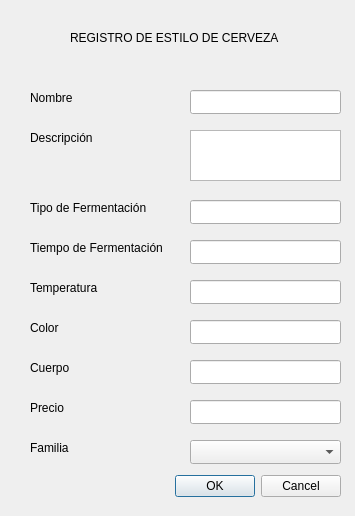
<?xml version="1.0" encoding="UTF-8"?>
<ui version="4.0">
 <class>VentanaRegistrarEstilo</class>
 <widget class="QDialog" name="VentanaRegistrarEstilo">
  <property name="geometry">
   <rect>
    <x>0</x>
    <y>0</y>
    <width>355</width>
    <height>516</height>
   </rect>
  </property>
  <property name="windowTitle">
   <string>Dialog</string>
  </property>
  <widget class="QDialogButtonBox" name="buttonBox">
   <property name="geometry">
    <rect>
     <x>170</x>
     <y>470</y>
     <width>171</width>
     <height>32</height>
    </rect>
   </property>
   <property name="orientation">
    <enum>Qt::Horizontal</enum>
   </property>
   <property name="standardButtons">
    <set>QDialogButtonBox::Cancel|QDialogButtonBox::Ok</set>
   </property>
  </widget>
  <widget class="QLabel" name="label_2">
   <property name="geometry">
    <rect>
     <x>30</x>
     <y>130</y>
     <width>81</width>
     <height>16</height>
    </rect>
   </property>
   <property name="text">
    <string>Descripción</string>
   </property>
  </widget>
  <widget class="QLabel" name="label_9">
   <property name="geometry">
    <rect>
     <x>70</x>
     <y>30</y>
     <width>241</width>
     <height>16</height>
    </rect>
   </property>
   <property name="text">
    <string>REGISTRO DE ESTILO DE CERVEZA</string>
   </property>
  </widget>
  <widget class="QLineEdit" name="lneTipoDeFermentacion">
   <property name="geometry">
    <rect>
     <x>190</x>
     <y>200</y>
     <width>151</width>
     <height>24</height>
    </rect>
   </property>
  </widget>
  <widget class="QLabel" name="label_4">
   <property name="geometry">
    <rect>
     <x>30</x>
     <y>240</y>
     <width>151</width>
     <height>16</height>
    </rect>
   </property>
   <property name="text">
    <string>Tiempo de Fermentación</string>
   </property>
  </widget>
  <widget class="QTextEdit" name="txeDescripcion">
   <property name="geometry">
    <rect>
     <x>190</x>
     <y>130</y>
     <width>151</width>
     <height>51</height>
    </rect>
   </property>
  </widget>
  <widget class="QLineEdit" name="lnePrecio">
   <property name="geometry">
    <rect>
     <x>190</x>
     <y>400</y>
     <width>151</width>
     <height>24</height>
    </rect>
   </property>
  </widget>
  <widget class="QLabel" name="label_6">
   <property name="geometry">
    <rect>
     <x>30</x>
     <y>320</y>
     <width>59</width>
     <height>16</height>
    </rect>
   </property>
   <property name="text">
    <string>Color</string>
   </property>
  </widget>
  <widget class="QLabel" name="label_8">
   <property name="geometry">
    <rect>
     <x>30</x>
     <y>400</y>
     <width>59</width>
     <height>16</height>
    </rect>
   </property>
   <property name="text">
    <string>Precio</string>
   </property>
  </widget>
  <widget class="QLabel" name="label_3">
   <property name="geometry">
    <rect>
     <x>30</x>
     <y>200</y>
     <width>141</width>
     <height>16</height>
    </rect>
   </property>
   <property name="text">
    <string>Tipo de Fermentación</string>
   </property>
  </widget>
  <widget class="QLabel" name="label_7">
   <property name="geometry">
    <rect>
     <x>30</x>
     <y>360</y>
     <width>59</width>
     <height>16</height>
    </rect>
   </property>
   <property name="text">
    <string>Cuerpo</string>
   </property>
  </widget>
  <widget class="QLineEdit" name="lneNombre">
   <property name="geometry">
    <rect>
     <x>190</x>
     <y>90</y>
     <width>151</width>
     <height>24</height>
    </rect>
   </property>
  </widget>
  <widget class="QLineEdit" name="lneColor">
   <property name="geometry">
    <rect>
     <x>190</x>
     <y>320</y>
     <width>151</width>
     <height>24</height>
    </rect>
   </property>
  </widget>
  <widget class="QLineEdit" name="lneCuerpo">
   <property name="geometry">
    <rect>
     <x>190</x>
     <y>360</y>
     <width>151</width>
     <height>24</height>
    </rect>
   </property>
  </widget>
  <widget class="QLineEdit" name="lneTemperatura">
   <property name="geometry">
    <rect>
     <x>190</x>
     <y>280</y>
     <width>151</width>
     <height>24</height>
    </rect>
   </property>
  </widget>
  <widget class="QLabel" name="label_5">
   <property name="geometry">
    <rect>
     <x>30</x>
     <y>280</y>
     <width>81</width>
     <height>16</height>
    </rect>
   </property>
   <property name="text">
    <string>Temperatura</string>
   </property>
  </widget>
  <widget class="QLineEdit" name="lneTiempoDeFermentacion">
   <property name="geometry">
    <rect>
     <x>190</x>
     <y>240</y>
     <width>151</width>
     <height>24</height>
    </rect>
   </property>
  </widget>
  <widget class="QLabel" name="label">
   <property name="geometry">
    <rect>
     <x>30</x>
     <y>90</y>
     <width>59</width>
     <height>16</height>
    </rect>
   </property>
   <property name="text">
    <string>Nombre</string>
   </property>
  </widget>
  <widget class="QLabel" name="label_10">
   <property name="geometry">
    <rect>
     <x>30</x>
     <y>440</y>
     <width>59</width>
     <height>16</height>
    </rect>
   </property>
   <property name="text">
    <string>Familia</string>
   </property>
  </widget>
  <widget class="QComboBox" name="comboFamilias">
   <property name="geometry">
    <rect>
     <x>190</x>
     <y>440</y>
     <width>151</width>
     <height>24</height>
    </rect>
   </property>
  </widget>
 </widget>
 <tabstops>
  <tabstop>lneNombre</tabstop>
  <tabstop>txeDescripcion</tabstop>
  <tabstop>lneTipoDeFermentacion</tabstop>
  <tabstop>lneTiempoDeFermentacion</tabstop>
  <tabstop>lneTemperatura</tabstop>
  <tabstop>lneColor</tabstop>
  <tabstop>lneCuerpo</tabstop>
  <tabstop>lnePrecio</tabstop>
  <tabstop>comboFamilias</tabstop>
 </tabstops>
 <resources/>
 <connections>
  <connection>
   <sender>buttonBox</sender>
   <signal>accepted()</signal>
   <receiver>VentanaRegistrarEstilo</receiver>
   <slot>accept()</slot>
   <hints>
    <hint type="sourcelabel">
     <x>248</x>
     <y>254</y>
    </hint>
    <hint type="destinationlabel">
     <x>157</x>
     <y>274</y>
    </hint>
   </hints>
  </connection>
  <connection>
   <sender>buttonBox</sender>
   <signal>rejected()</signal>
   <receiver>VentanaRegistrarEstilo</receiver>
   <slot>reject()</slot>
   <hints>
    <hint type="sourcelabel">
     <x>316</x>
     <y>260</y>
    </hint>
    <hint type="destinationlabel">
     <x>286</x>
     <y>274</y>
    </hint>
   </hints>
  </connection>
 </connections>
</ui>
